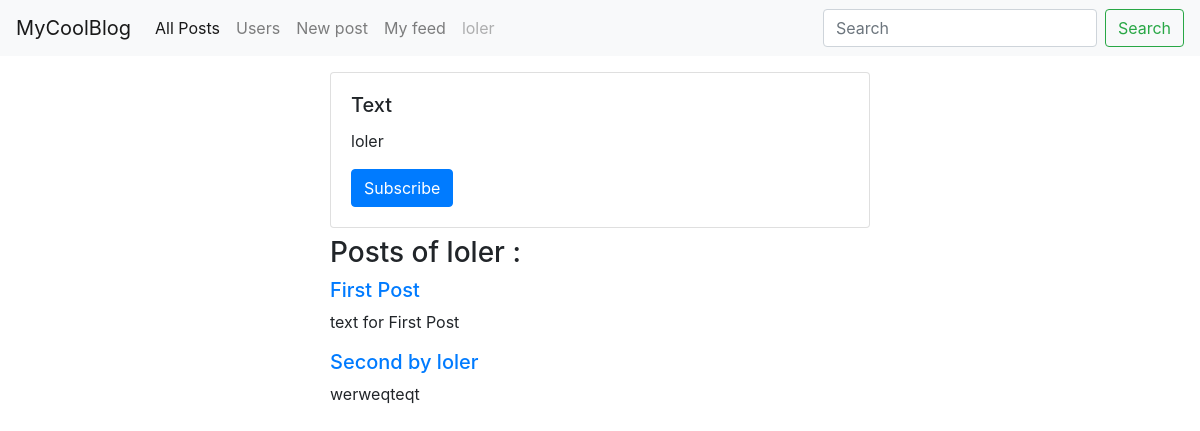
/profiles/1 (signed in), run on an earlier commit of the app's database.
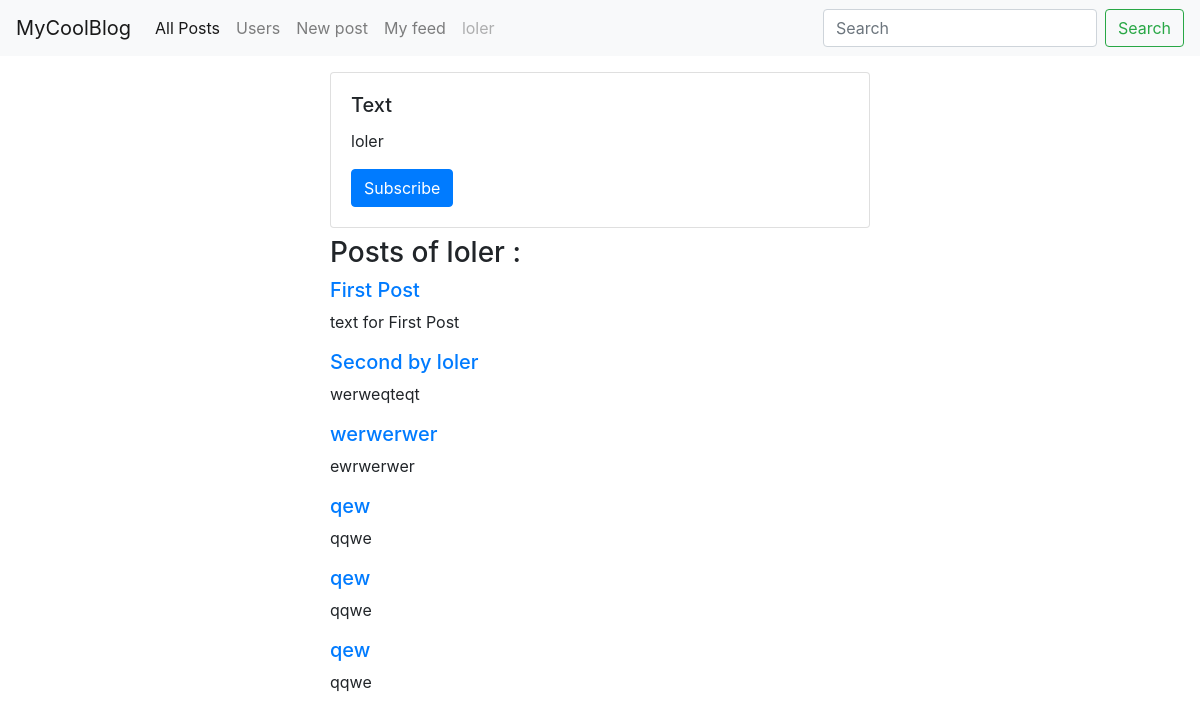
And on a later commit of the database.
### posts/models.py (models this page shows, shortened)
class Post(models.Model):
    title = models.CharField(max_length=50)
    text = models.CharField(max_length=255)
    created = models.DateTimeField(auto_now_add=True)
    author = models.ForeignKey(Account,
                                on_delete=models.CASCADE)

### accounts/views.py (the view)
# urls.py: path('<int:pk>', AccountDetailView.as_view(), name='profile'),
class AccountDetailView(LoginRequiredMixin, DetailView):
    model = Account

### accounts/models.py (called while the page is built)
    def __str__(self):
        return self.user.username

### templates/accounts/account_detail.html
{% extends "../main.html" %}
{% block content %}
    <div class="card mb-2">
        <div class="card-body">
            <h5 class="card-title">Text</h5>
            <p class="card-text">{{account}}</p>
        <a href="{% url 'follow' account.pk %}" class="btn btn-primary">Subscribe</a>
  </div>
</div>
<h3>Posts of {{account}} : </h3>
{% for post in account.post_set.all %}
    <h5><a href="{%url 'post-detail' post.pk%}">
    {{post.title}}
    </a></h5>
    <p class="text"> {{post.text}}</p>
{% endfor %}
{% endblock content %}

What changed in the data, as far as the page shows it:
added Post: title "werwerwer", text "ewrwerwer"
added Post: title "qew", text "qqwe"
added Post: title "qew", text "qqwe"
added Post: title "qew", text "qqwe"
